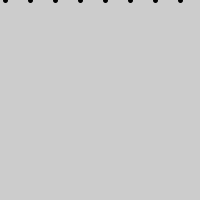
Frame 1 (no input)
Frame 60 (the mouse pressed at the canvas centre just before this capture): identical to frame 1, image omitted
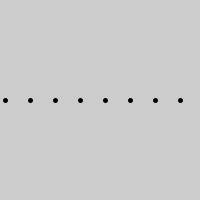
Frame 120 (the mouse held since frame 60 and released just before this capture)

The Processing sketch that drew these frames (run headless with seeded random() and noise(); from frame 60 on, the mouse is pressed at the canvas centre):

// Processing sketch: processing_93110
// ── processing_93110.pde

void setup (){
size (200,200);
background (255);
}

void draw()
{
  background(204);
  fill (0);
  strokeWeight (5);
  for (int mouseX=5; mouseX <250; mouseX=mouseX+25) 
  line (mouseX, mouseY, mouseX, mouseY);
  }
